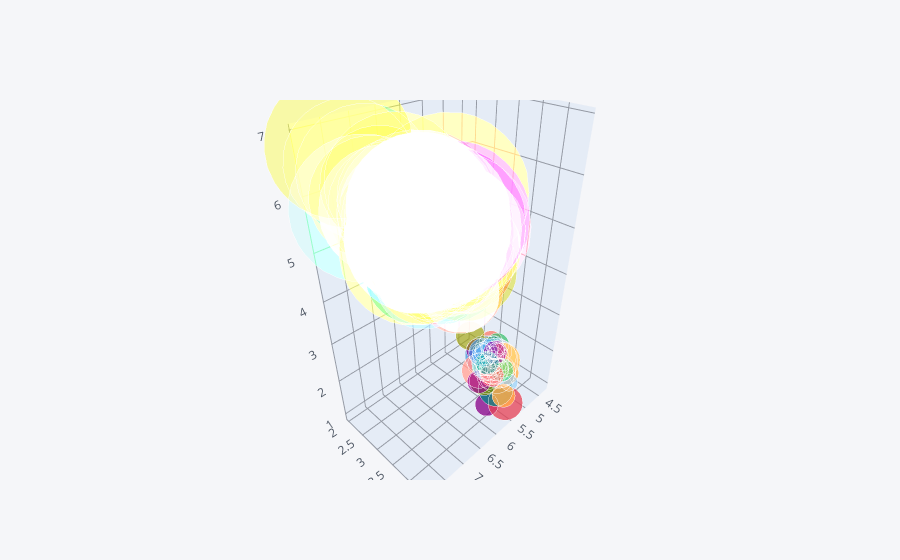

Notebook code cell kept with this figure:
### Code cell
df.iplot(kind ='bubble3d' , x ='SepalLengthCm' , y ='SepalWidthCm' , z= 'PetalLengthCm' ,size =  'PetalWidthCm')

### Figure 1 — Plotly figure (JSON) as saved in the notebook; plotly's stock layout.template omitted (floating-point values rounded to 4 significant figures; data arrays with more than 128 entries replaced by an {"elided": "..."} marker saying what was removed)
{"data": [{"marker": {"color": {"elided": "150 str values"}, "opacity": 0.8, "size": {"elided": "150 int values"}, "symbol": "circle"}, "mode": "markers", "text": {"elided": "150 str values"}, "type": "scatter3d", "x": {"elided": "150 float values"}, "y": {"elided": "150 float values"}, "z": {"elided": "150 float values"}}], "layout": {"legend": {"bgcolor": "#F5F6F9", "font": {"color": "#4D5663"}}, "paper_bgcolor": "#F5F6F9", "plot_bgcolor": "#F5F6F9", "scene": {"xaxis": {"gridcolor": "#9499A3", "showgrid": true, "tickfont": {"color": "#4D5663"}, "title": {"font": {"color": "#4D5663"}, "text": ""}, "zerolinecolor": "#9499A3"}, "yaxis": {"gridcolor": "#9499A3", "showgrid": true, "tickfont": {"color": "#4D5663"}, "title": {"font": {"color": "#4D5663"}, "text": ""}, "zerolinecolor": "#9499A3"}, "zaxis": {"gridcolor": "#9499A3", "showgrid": true, "tickfont": {"color": "#4D5663"}, "title": {"font": {"color": "#4D5663"}, "text": ""}, "zerolinecolor": "#9499A3"}}, "title": {"font": {"color": "#4D5663"}}}}
